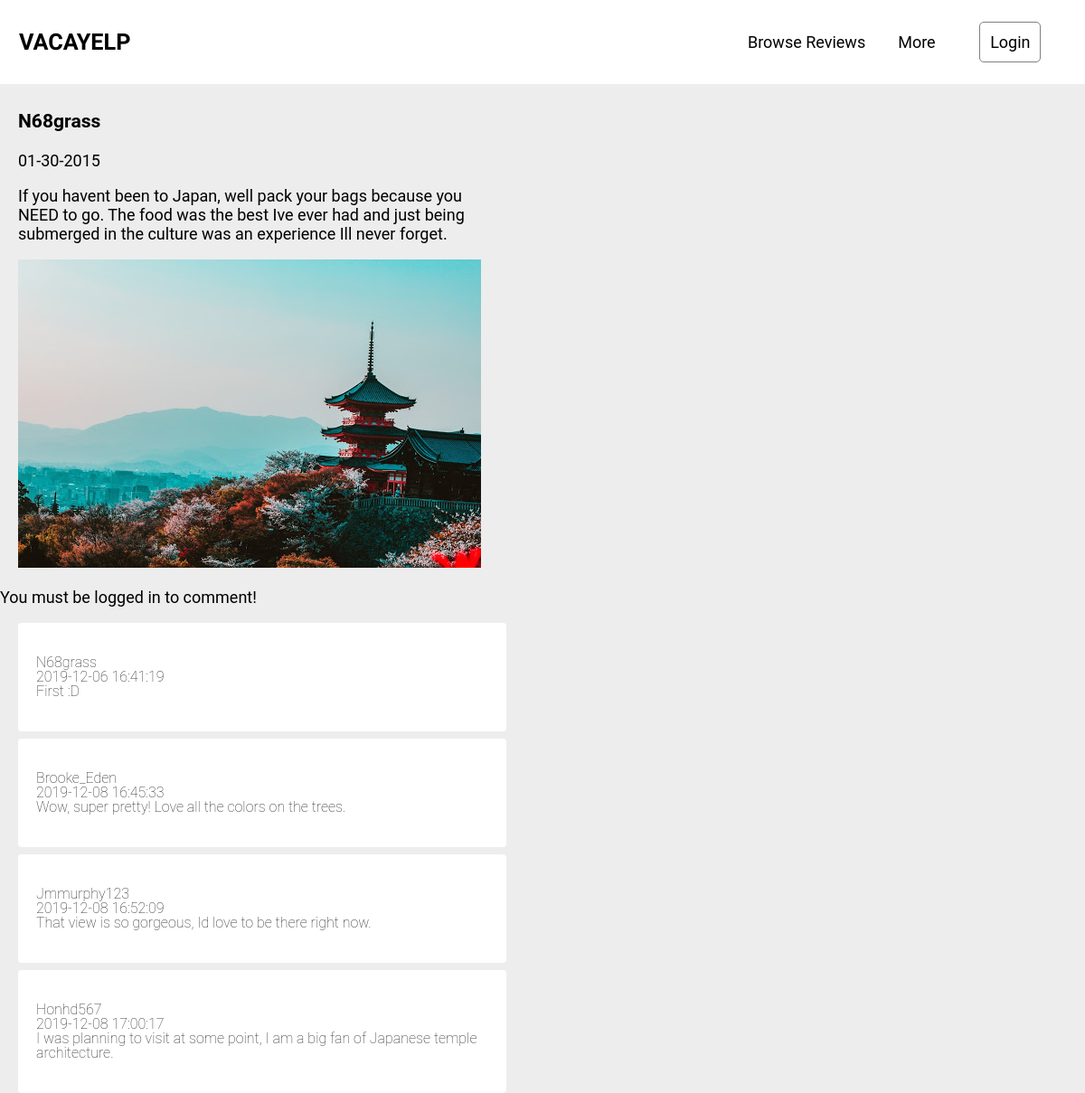
The app's page /reviews.php, older data.
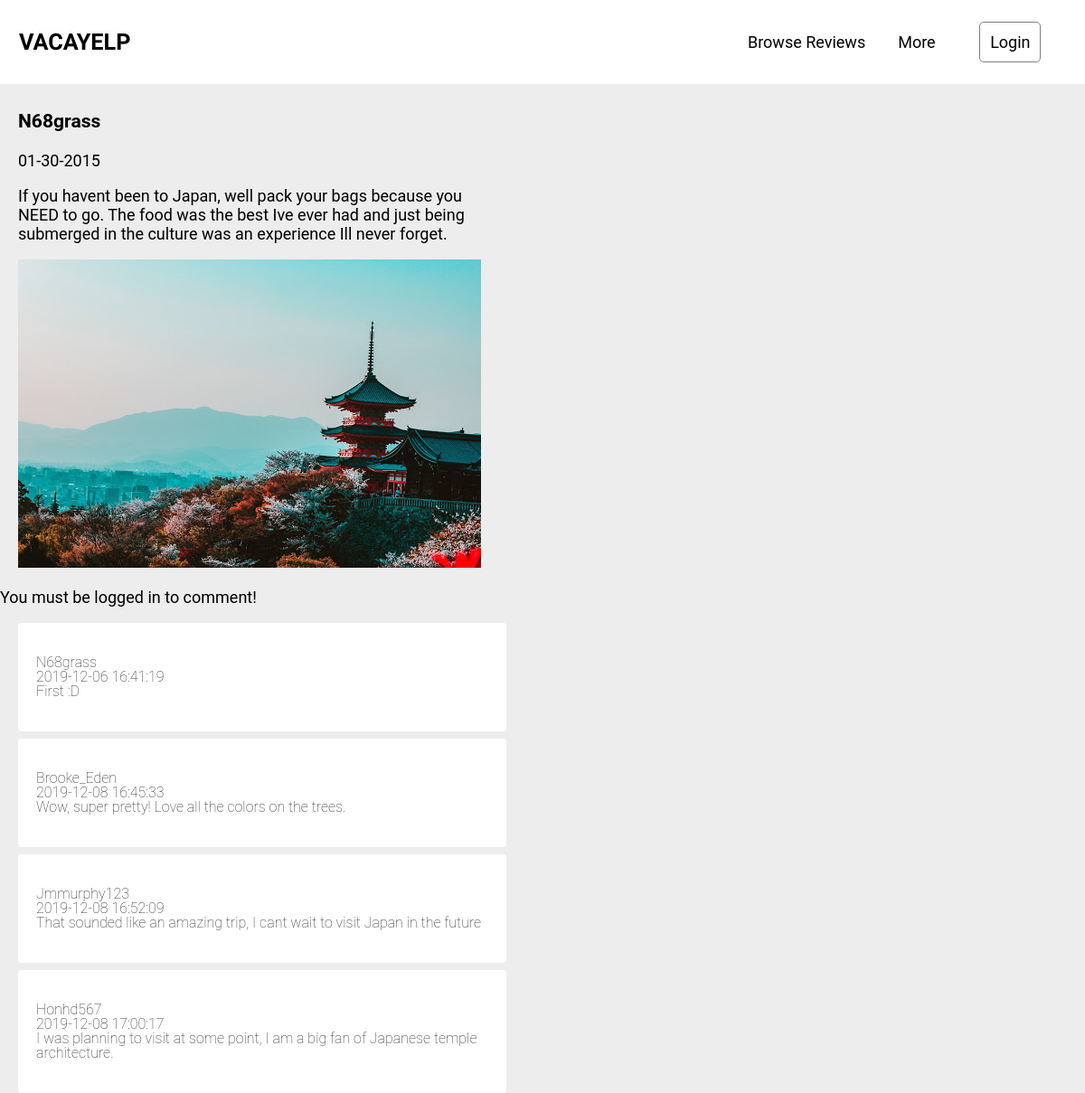
The same page, newer data.
### tables this page shows
CREATE TABLE `comments` (
  `cid` int(11) NOT NULL,
  `username` varchar(25) NOT NULL,
  `dates` datetime NOT NULL,
  `comment` text NOT NULL
);

### common/start.php (the view, shortened to what this page needs)
<?php
  function getCom() {
    $conn = connectDB();
    $sql = "SELECT * FROM comments";
    $result = $conn->query($sql);
    while ($row = $result->fetch_assoc()) {
      echo "<div class='comment-box'><p>";
      echo $row['username']."<br>";
      echo $row['dates']."<br>";
      echo nl2br($row['comment']);
      echo "</p>";
      echo "</div>";
    }
  }
?>

Row changes from the older to the newer data that the page shows:
changed comments "Jmmurphy123": comment "That view is so gorgeous, Id love to be there right now." → "That sounded like an amazing trip, I cant wait to visit Japan in the future"
